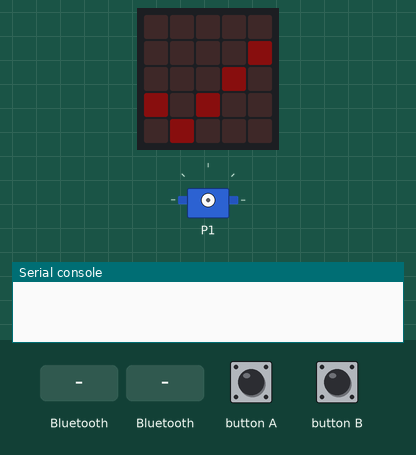
Recording of a program running on a simulated BBC micro:bit (MakeCode). Parts: the board's 5×5 LED display, servo, the last lines printed to the serial console. Inputs (shaded band) come from the test bench. Dim RGB values are drawn brighter than linear.

Above: at 1.8 s.
1.9 s: "f" arrives over Bluetooth UART
At 4.0 s:
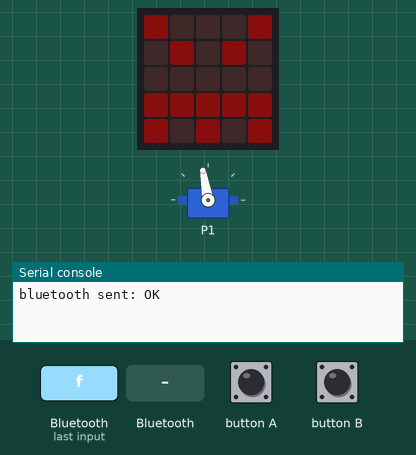
4.4 s: button A pressed for 0.15 s
At 5.39 s:
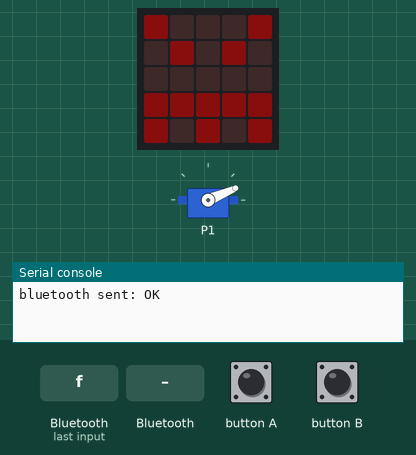
7.1 s: a phone connects over Bluetooth
At 7.9 s:
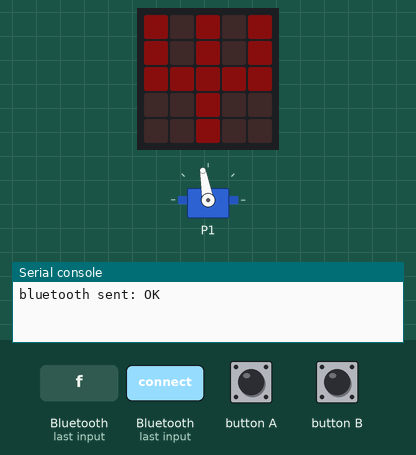
8.6 s: a phone disconnects over Bluetooth
Timing chart, 0 to 11.1 s (numbered marks = the images above; inputs shaded):
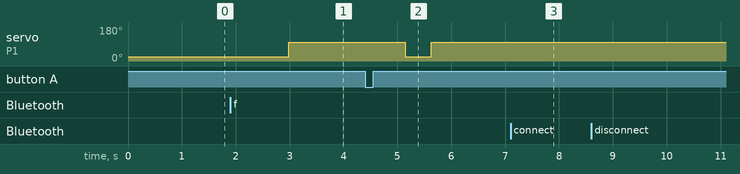

The program:

main.ts
```typescript
bluetooth.onBluetoothConnected(function () {
    basic.showIcon(IconNames.Pitchfork)
})
bluetooth.onBluetoothDisconnected(function () {
    basic.showIcon(IconNames.Happy)
})
input.onButtonPressed(Button.A, function () {
    basic.showIcon(IconNames.Angry)
    pins.servoWritePin(AnalogPin.P1, 23)
    basic.pause(480)
    pins.servoWritePin(AnalogPin.P1, 100)
    basic.showIcon(IconNames.Happy)
})
bluetooth.onUartDataReceived(serial.delimiters(Delimiters.NewLine), function () {
    cmd = bluetooth.uartReadUntil(serial.delimiters(Delimiters.NewLine))
    if (cmd == "f") {
        basic.showIcon(IconNames.Angry)
        pins.servoWritePin(AnalogPin.P1, 23)
        basic.pause(480)
        pins.servoWritePin(AnalogPin.P1, 100)
        bluetooth.uartWriteString("OK")
    }
})
input.onButtonPressed(Button.B, function () {
    basic.showIcon(IconNames.Angry)
    pins.servoWritePin(AnalogPin.P1, 23)
    basic.pause(480)
    pins.servoWritePin(AnalogPin.P1, 100)
    basic.showIcon(IconNames.Happy)
})
let cmd = ""
bluetooth.startUartService()
led.setBrightness(10)
basic.showIcon(IconNames.Yes)
basic.forever(function () {

})
```

test.ts
```typescript
// テストはここに来ます。このパッケージが拡張機能として使用されるときにはコンパイルされません。
```

Measured:
- after the input at 1.9 s, servo on P1: 23° → 100° after 1.1 s
- after the input at 4.4 s, servo on P1: 100° → 23° after 0.75 s, → 100° 0.48 s later
